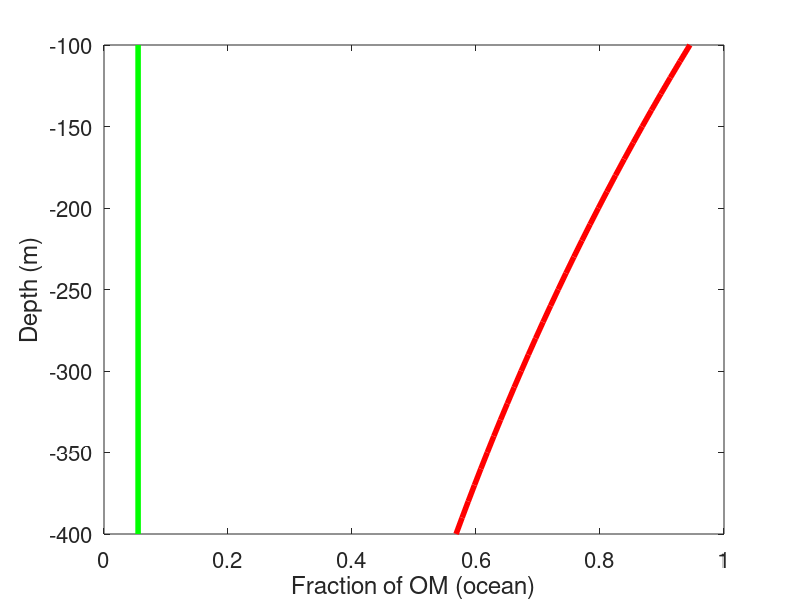
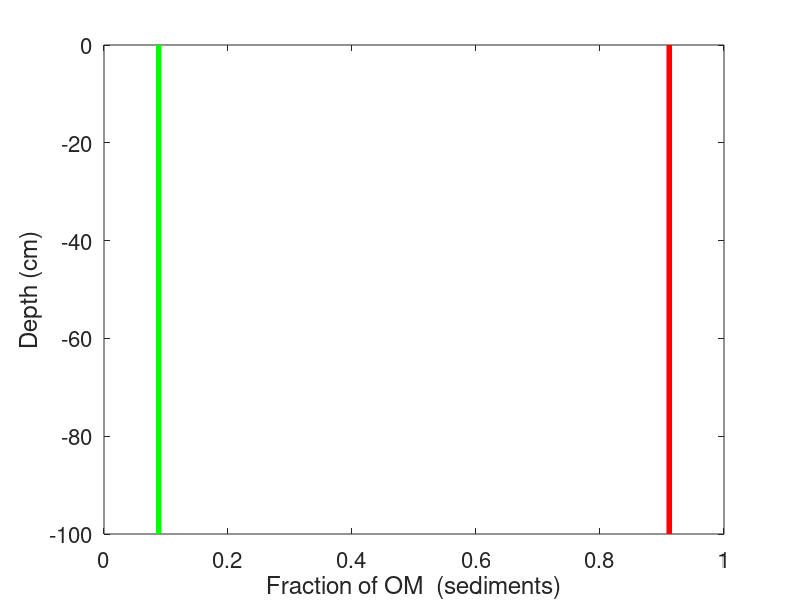

The MATLAB source for these figures, in order:
clear all 
close all

%__________________________________________________________________________

depth_max = 400;
depth=[100:10:depth_max];
f1=0.945*exp((100-depth)/589);

f2=0.055;

set(0,'defaultLineLineWidth', 4)
set(0,'DefaultAxesFontSize',16)

figure      
hold on
box on

%subplot(2,1,1)
plot(f1, -depth, 'r-', [f2, f2], [-100, -depth_max], 'g-')
xlabel('Fraction of OM (ocean)');
ylabel('Depth (m)');
print('-depsc', 'OM_degradation_400m_ocean');

% calculate fraction at the top of the sediments
sed_f1 = f1(end)/(f1(end)+f2)
sed_f2 = 1- sed_f1;

%subplot(2,1,2)
figure      
hold on
box on

plot([sed_f1, sed_f1], [0, -100], 'r-', [sed_f2, sed_f2], [0, -100], 'g-')
xlabel('Fraction of OM  (sediments)');
ylabel('Depth (cm)');

print('-depsc', 'OM_degradation_400m_sediments');

